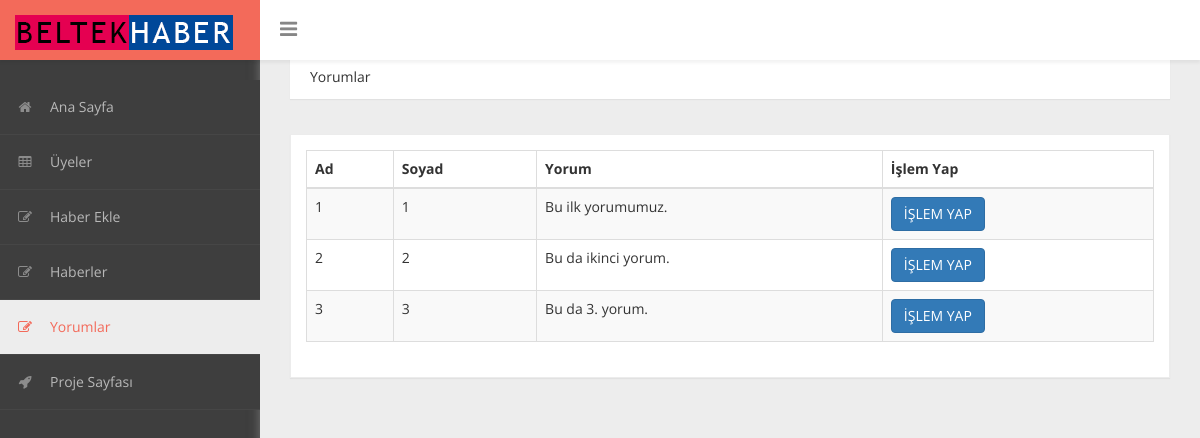
Screenshot of /admin/index.php?sayfa=yorumlar (signed in) with the database file from the repository.
### tables this page shows
CREATE TABLE `yorumlar` (
  `id` int(4) NOT NULL,
  `kid` int(4) NOT NULL,
  `hid` int(4) NOT NULL,
  `yorum` text NOT NULL,
  `zaman` timestamp NOT NULL DEFAULT CURRENT_TIMESTAMP ON UPDATE CURRENT_TIMESTAMP,
  `onay` int(1) NOT NULL
);

### admin/yorumlar.php (the view)
<div class="header">
	<ol class="breadcrumb">
	Yorumlar
	</ol>
</div>
<div id="page-inner">
            <div class="row">
                <div class="col-md-12">
                    <div class="panel panel-default">
                        <div class="panel-body">
                            <div class="table-responsive">
                                <table class="table table-striped table-bordered table-hover" id="dataTables-example">
                                    <thead>
                                        <tr>
                                            <th>Ad</th>
                                            <th>Soyad</th>
                                            <th>Yorum</th>
                                            <th>İşlem Yap</th>
                                        </tr>
                                    </thead>
                                    <tbody>
										<?php
										$sorgu = "SELECT * FROM yorumlar";
										$yorumlar = mysqli_query($baglanti, $sorgu);
										while($yorum = mysqli_fetch_array($yorumlar)){
											echo '<tr>';
												echo '<td>'.$yorum["id"].'</td>';
												echo '<td>'.$yorum["id"].'</td>';
												echo '<td>'.$yorum["yorum"].'</td>';
												echo '<td><a class="btn btn-primary" href="?sayfa=yorum-islem&id='.$yorum["id"].'">İŞLEM YAP</a></td>';
											echo '</tr>';
										}
										?>
                                    </tbody>
                                </table>
                            </div>
                        </div>
                    </div>
                </div>
            </div>
        </div>

### admin/assets/css/custom-styles.css (style rules this page uses)
body { font-family: 'Open Sans', sans-serif; background: #3E3E3E; }
#page-inner { width:100%; margin:10px 20px 10px 0px; background-color:transparent; padding: 15px 30px; min-height:1200px; }
.panel { border-radius:0px; }
.breadcrumb { padding: 12px 10px 12px 20px; margin-bottom: 20px; list-style: none; border-radius: 0; -webkit-box-shadow: 0 1px 1px rgba(0,0,0,.05); box-shadow: 0 1px 1px rgba(0,0,0,.05);background: #fff; }
.panel-default { border-color: #ECECEC; }
.header { margin: 0 30px; }

### rows the page displays
yorumlar: id "1", yorum "Bu ilk yorumumuz."
yorumlar: id "2", yorum "Bu da ikinci yorum."
yorumlar: id "3", yorum "Bu da 3. yorum."
